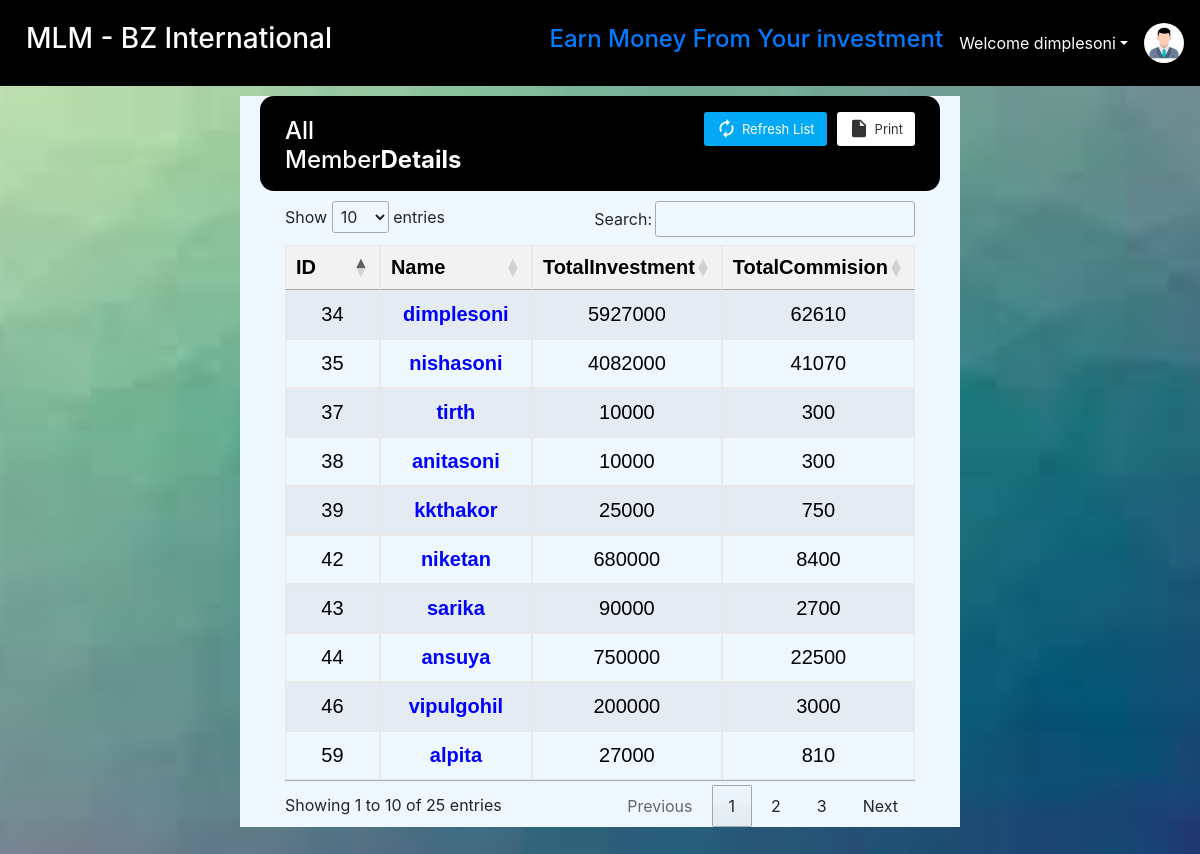
The app's page /allcom.php (signed in), older data.
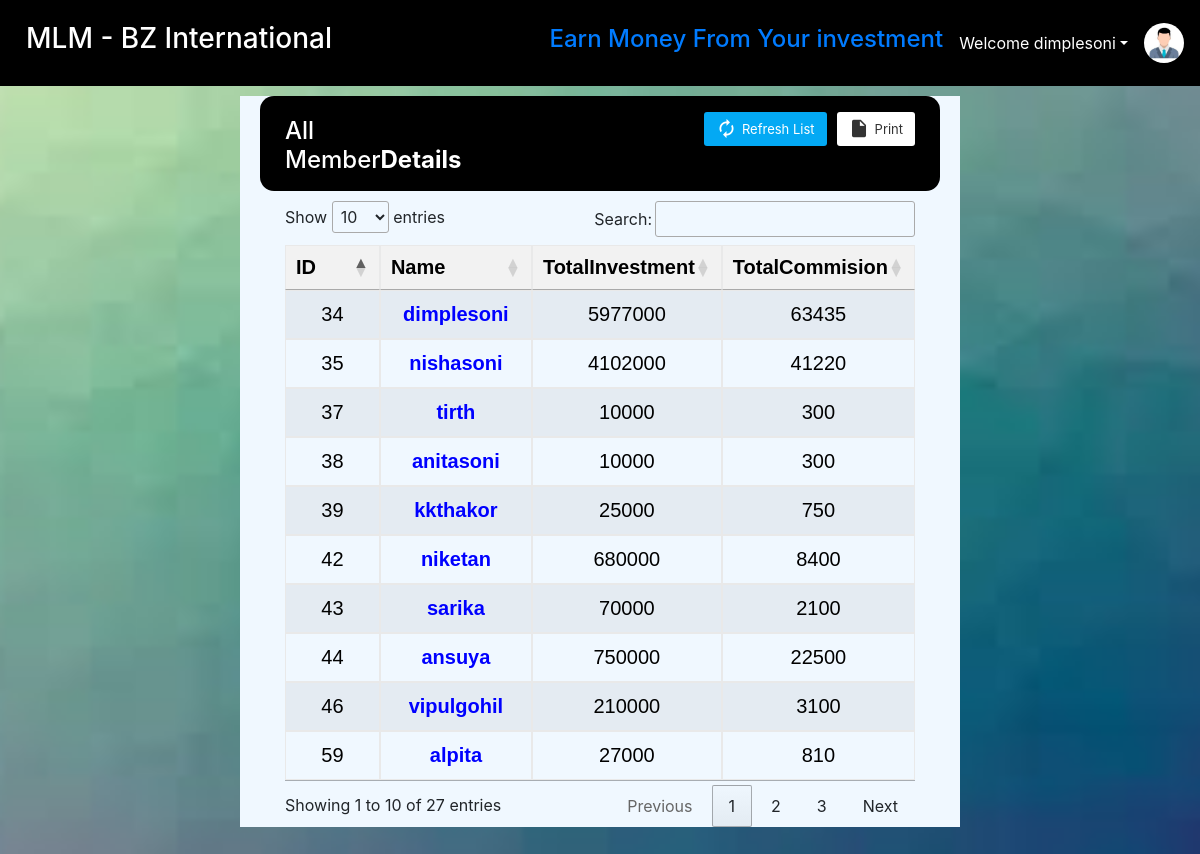
The same page, newer data.
### tables this page shows
CREATE TABLE `members` (
  `id` int(11) NOT NULL,
  `name` varchar(255) DEFAULT NULL,
  `upline` varchar(255) DEFAULT NULL,
  `amount` float NOT NULL,
  `fd` int(25) NOT NULL,
  `date` datetime NOT NULL DEFAULT current_timestamp(),
  `date1` datetime DEFAULT NULL
);

### allcom.php (the view, shortened to what the changed rows need)
<?php
echo '
<!DOCTYPE html>
<html lang="en">
<head>
  <meta charset="UTF-8">
  <meta name="viewport" content="width=device-width, initial-scale=1.0">
  <meta http-equiv="X-UA-Compatible" content="ie=edge">
  <title>Add Member</title>
  <link rel = "icon" href ="img/Ram.jpg" type = "image/x-icon">
  <link rel="stylesheet" href="https://fonts.googleapis.com/icon?family=Material+Icons">
  <link rel="stylesheet" href="https://use.fontawesome.com/releases/v5.8.2/css/all.css">
  <link rel="stylesheet" href="https://maxcdn.bootstrapcdn.com/bootstrap/4.0.0/css/bootstrap.min.css">
  <link rel = "icon" href ="img/Ram.jpg" type = "image/x-icon">
  <link rel="stylesheet" href="//cdn.datatables.net/1.11.5/css/jquery.dataTables.min.css">
</head>
<body class="back">';
        echo '<div class="container" style="background: aliceblue;width:60%;">
                    <div class="table-wrapper" style="margin:30px;" >
                        <div class="table-title" style="border-radius: 14px;background:black;">
                            <div class="row">
                                <div class="col-sm-4">
                                    <h2>All Member<b>Details</b></h2>
                                </div>
                                <div class="col-sm-8">
                                    <a href="#" onclick="window.print()" class="btn btn-info"><i class="material-icons">&#xE24D;</i> <span>Print</span></a>
                                    <a href="#" class="btn btn-primary"><i class="material-icons">&#xE863;</i> <span>Refresh List</span></a>
                                </div>
                            </div>
                          </div>
                        <div>
                   </div>';
        ?>
        <table class='table table-striped table-hover text-center' id='NoOrder1' style='font-size:20px;color:black; font-family: Bahnschrift, sans-serif;' >
            <thead>
                <tr>
                    <th>ID</th>
                    <th>Name</th>
                    <th>TotalInvestment</th>
                    <th>TotalCommision</th>
                </tr>
            </thead>
            <tbody>
        <?php
        $host = "localhost";
        $username = "root";
        $password = "";
        $database = "mlm";
                            $conn = mysqli_connect($host, $username, $password, $database);
                            $sql = "SELECT id, name FROM members";
                            $result = mysqli_query($conn, $sql);
                            if (mysqli_num_rows($result) > 0) {
                                while ($row = mysqli_fetch_assoc($result)) {
                                    $upline = $row['name'];
                                    $FT = TotalI($upline, $conn);
                                    $TI = TotalC($upline, $conn);
                                    echo "<tr>";
                                    echo "<td>" . $row['id'] . "</td>";
                                    echo "<td><a href='commision?name=" . urlencode($row['name']) . "' style='color:blue;'>" . $row['name'] . "</a></td>";
                                    echo "<td>" . $FT . "</td>";
                                    echo "<td>" . $TI . "</td>";
                                    echo "</tr>";
                                }
                            } else {
                                echo "No results found.";
                            }
                            function TotalI($upline, $conn)
                            {
                                $investment = getInvestment($upline, $conn);
                                $total_investment = getTotalInvestment($upline, $conn, 0, $investment);
                                $totalInvestment = $investment + $total_investment;
                                return $totalInvestment;
                            }
                            function TotalC($upline, $conn)
                            {
                                $investment = getInvestment($upline, $conn);
                                $total_commission = getDownlinesCommission($upline, $conn, 0, $investment);
                                $final_total = ($investment * 0.03) + $total_commission;
                                return $final_total;
                            }
                            function getInvestment($upline, $conn)
                            {
                                $query = "SELECT amount FROM members WHERE name = '$upline'";
                                $result = mysqli_query($conn, $query);
                                if (mysqli_num_rows($result) > 0) {
                                    $row = mysqli_fetch_assoc($result);
                                    return $row['amount'];
                                } else {
                                    throw new Exception("No investment found for " . $upline);
                                }
                            }
                            function  getTotalInvestment($upline, $conn, $level, $investment)
                            {
                                $query = "SELECT * FROM members WHERE upline = '$upline'";
                                $result = mysqli_query($conn, $query);
                                if (mysqli_num_rows($result) > 0) {
                                    $sum = 0;
                                    while($row = mysqli_fetch_assoc($result)) {
                                        $amount = $row["amount"];
                                        $sum += $amount + getTotalInvestment($row["name"], $conn, $level + 1, $investment);
                                    }
                                    return $sum ;
                                } else {
                                    return 0;
                                }
                            }
                        function getDownlinesCommission($upline, $conn, $level, $investment)
                        {
                            $query = "SELECT * FROM members WHERE upline = '$upline'";
                            $result = mysqli_query($conn, $query);
                            if (mysqli_num_rows($result) > 0) {
                                $commission = 0;
                                while($row = mysqli_fetch_assoc($result)) {
                                    $amount = $row["amount"];
                                    $fd = $row["fd"];
                                    if ($level == 0) {
                                        $level_commission = 0.01 * $amount;
                                        $level_commission1 = 0.01 * $fd;
                                    } else if ($level == 1) {
                                        $level_commission = 0.005 * $amount;
                                        $level_commission1 = 0.005 * $fd;
                                    } else {
                                        $level_commission = 0.0025 * $amount;
                                        $level_commission1 = 0.0025 * $fd;
                                    }
                                    $commission +=  $level_commission1 + $level_commission + getDownlinesCommission($row["name"], $conn, $level + 1, $investment);
                                }
                                return $commission ;
                            } else {
                                return 0;
                            }
                        }
                        ?>
    </tbody>
    </table>
  </body>
</html>

Row changes from the older to the newer data that the page shows:
computed for members "dimplesoni": FT "5927000" → "5977000"; amount "62610" → "63435"
changed members "nishasoni": FT "4082000" → "4102000"; amount "41070" → "41220"
changed members "sarika": FT "90000" → "70000"; TI "2700" → "2100"
computed for members "vipulgohil": FT "200000" → "210000"; amount "3000" → "3100"
Text that changed along with them:
text written by a page script: "Show entries Search: Showing 1 to 10 of 25 entries Previous 1 2 3 Next" → "Show entries Search: Showing 1 to 10 of 27 entries Previous 1 2 3 Next"
